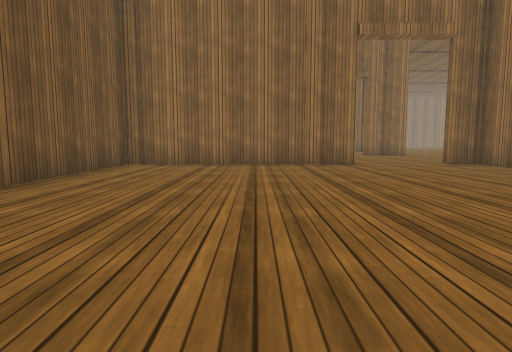
[1] (above)

24 first-person views from a walk through a scene from a Unity 3-D project. The camera is 0.68 m above the floor, tilts 6° down and sees 75° across. The floor is counted in squares, 1 m on a side. Each view is taken from the middle of a square. On the plan, view 1 faces up. The plan holds only what a view shows up to about 10 squares ahead; the rest is blank. The place goes on beyond the plan. The player is left out. Door leaves are left out, so doorways stand open. Some surface patterns are stand-ins.

[2]
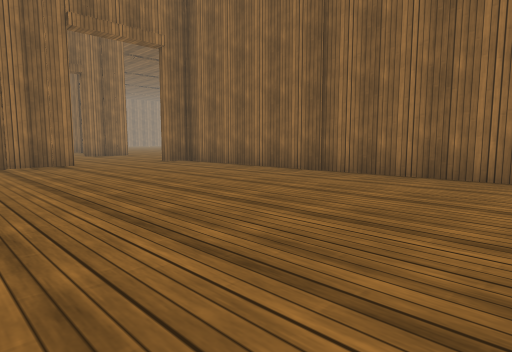

[3]
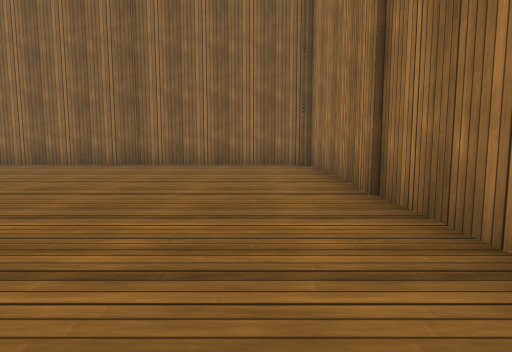

[4]
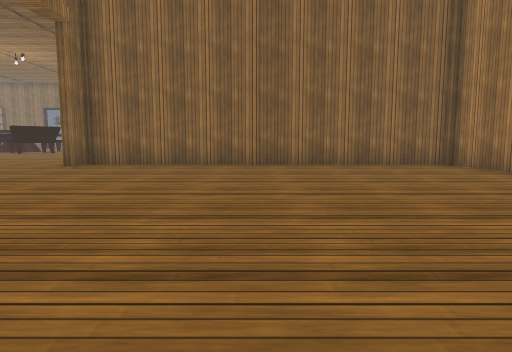

[5]
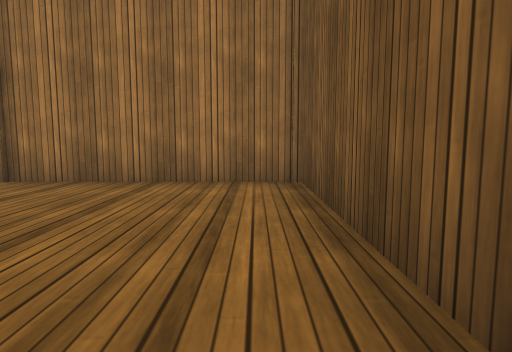

[6]
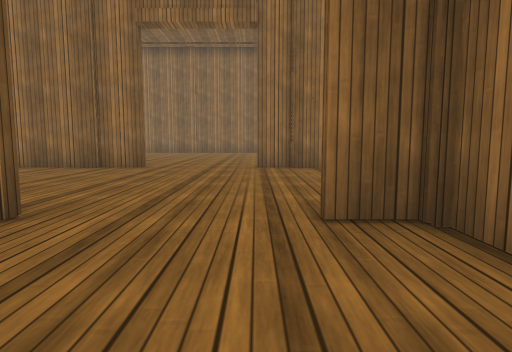

[7]
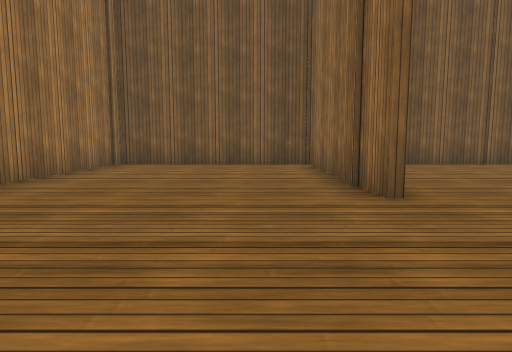

[8]
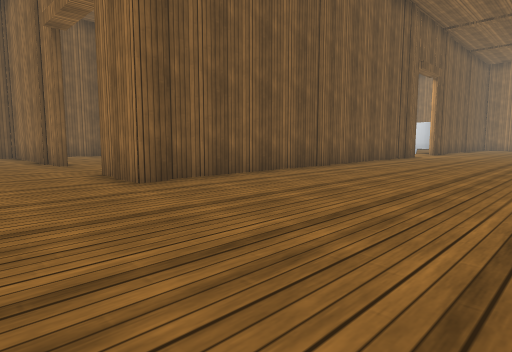

[9]
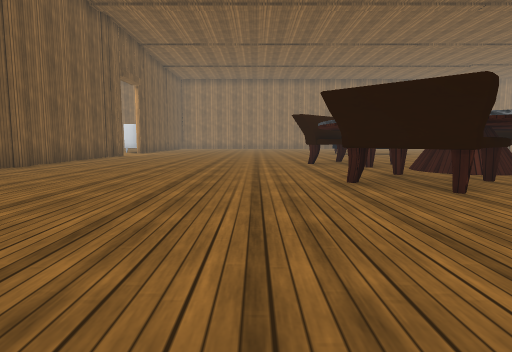

[10]
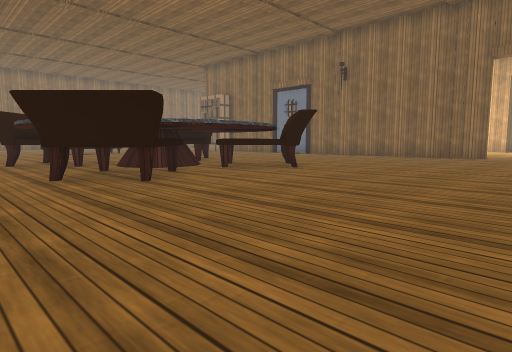

[11]
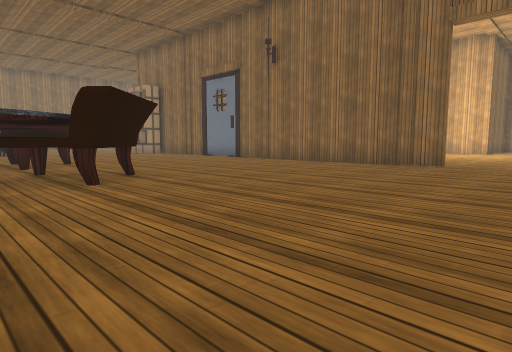

[12]
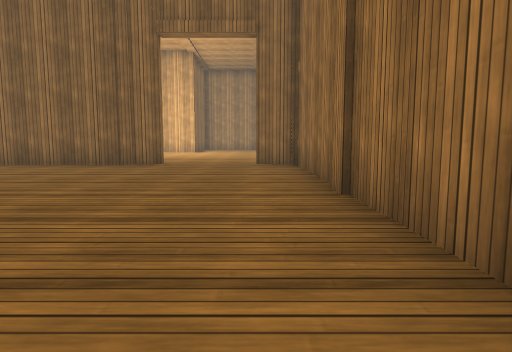

[13]
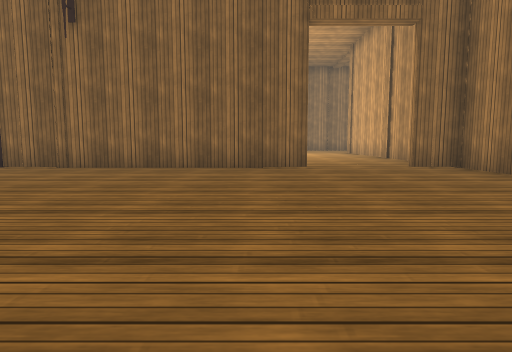

[14]
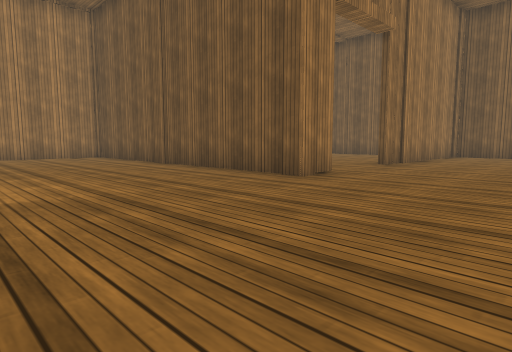

[15]
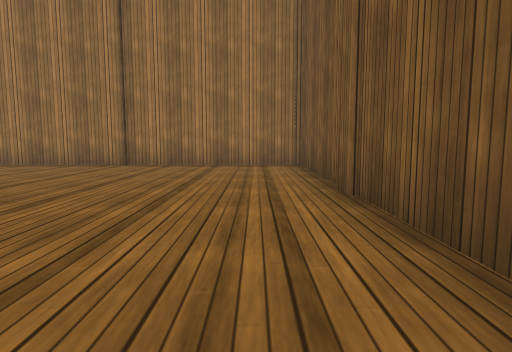

[16]
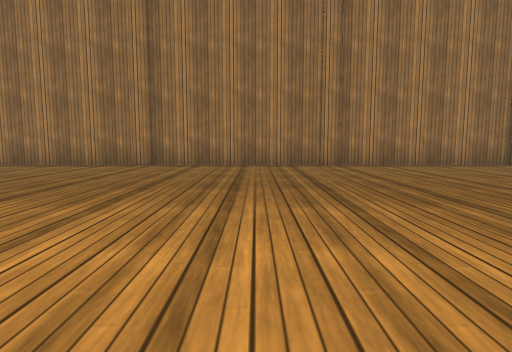

[17]
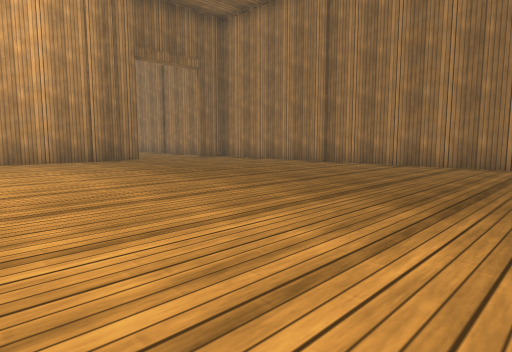

[18]
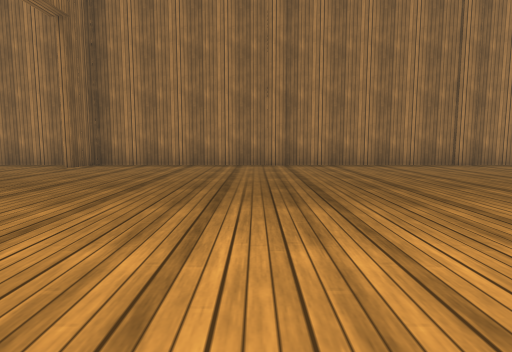

[19]
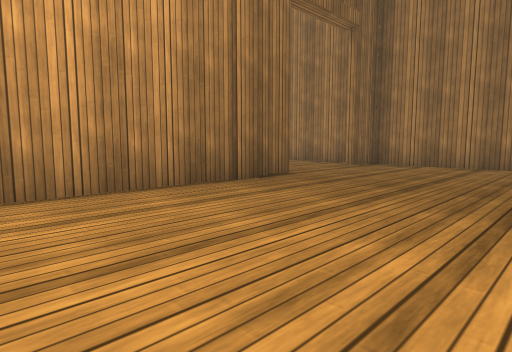

[20]
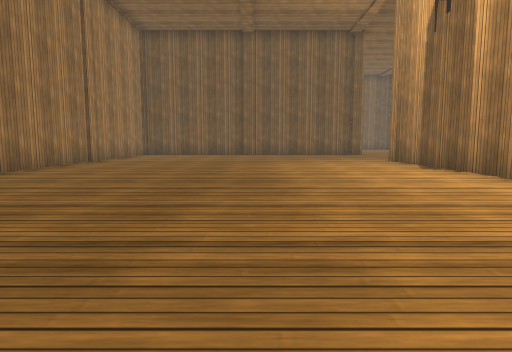

[21]
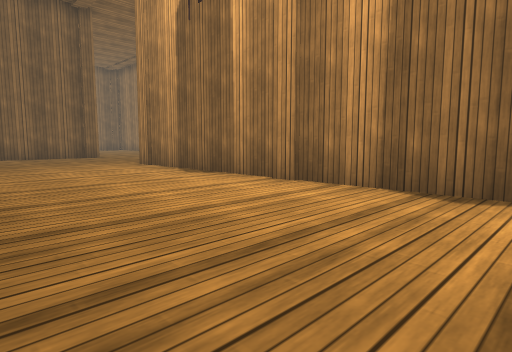

[22]
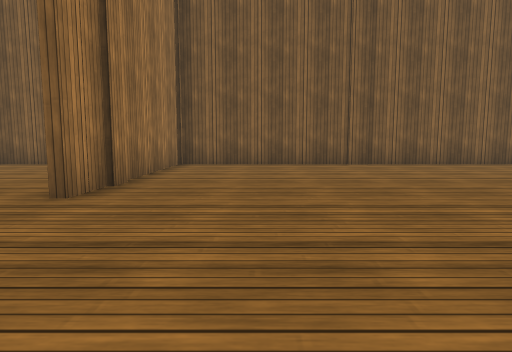

[23]
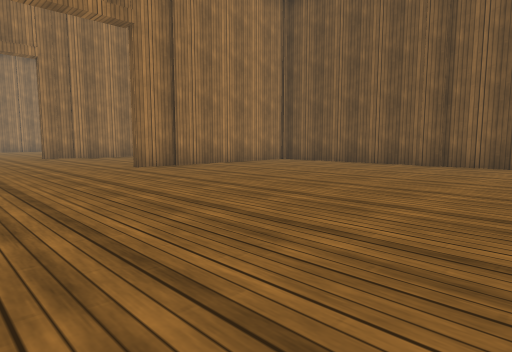

[24]
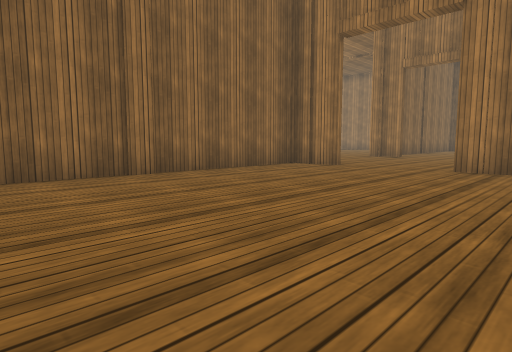

### Floor plan
Key: @ floor where view 1 was taken; # wall or solid block; . floor; D open door; C column; H chair; O other object.
Columns run from 4 left of view 1 to 30 right of it. Each row starts with its distance up from view 1.
 24 #..........  ..
 23 #..........#....   .H   H       O
 22 #..........#.......H #  #H      O
 21 C..........C.......###  #..   ..O
 20 #..........#.........#  .... ...C
 19 #..........#........#####.......#
 18 #..........#.......###.# H......#
 17 #..........#.......H#..#HH......#
 16 C####CODDOOC........H...H.......#
 15 C....O....C.....................C
 14 #...............................O.
 13 #...............................D.
 12 #...............................D.
 11 #...............................O.
 10 C#####CODDOC....C####C####C#####O
  9 #.....O....#.............. .....
  8 #..........#....................#
  7 #..........#....................#
  6 #..........#....................#
  5 C..........#....................C
  4 #..........C....................O
  3 #..........#....................D
  2 #..........#....................D.
  1 #..........#....................O.
  0 #...@......C....................O..
 -1 C#####C####C####C####C####C#####C##

Where each view was taken, in squares from view 1:
view 1: 0 up, 0 right, facing up
view 2: 0 up, 0 right, facing up-right
view 3: 1 up, 3 left, facing right
view 4: 5 up, 3 left, facing right
view 5: 5 up, 3 left, facing down
view 6: 7 up, 5 right, facing up
view 7: 14 up, 6 right, facing left
view 8: 13 up, 12 right, facing up-left
view 9: 12 up, 13 right, facing up
view 10: 11 up, 13 right, facing up-right
view 11: 11 up, 18 right, facing up-right
view 12: 11 up, 18 right, facing right
view 13: 15 up, 19 right, facing right
view 14: 14 up, 12 right, facing down-left
view 15: 9 up, 8 right, facing down
view 16: 9 up, 14 right, facing down
view 17: 9 up, 16 right, facing down-right
view 18: 9 up, 23 right, facing down
view 19: 9 up, 23 right, facing down-right
view 20: 5 up, 23 right, facing left
view 21: 5 up, 21 right, facing up-left
view 22: 18 up, 6 right, facing left
view 23: 24 up, 6 right, facing down-left
view 24: 24 up, 0 right, facing down-right
